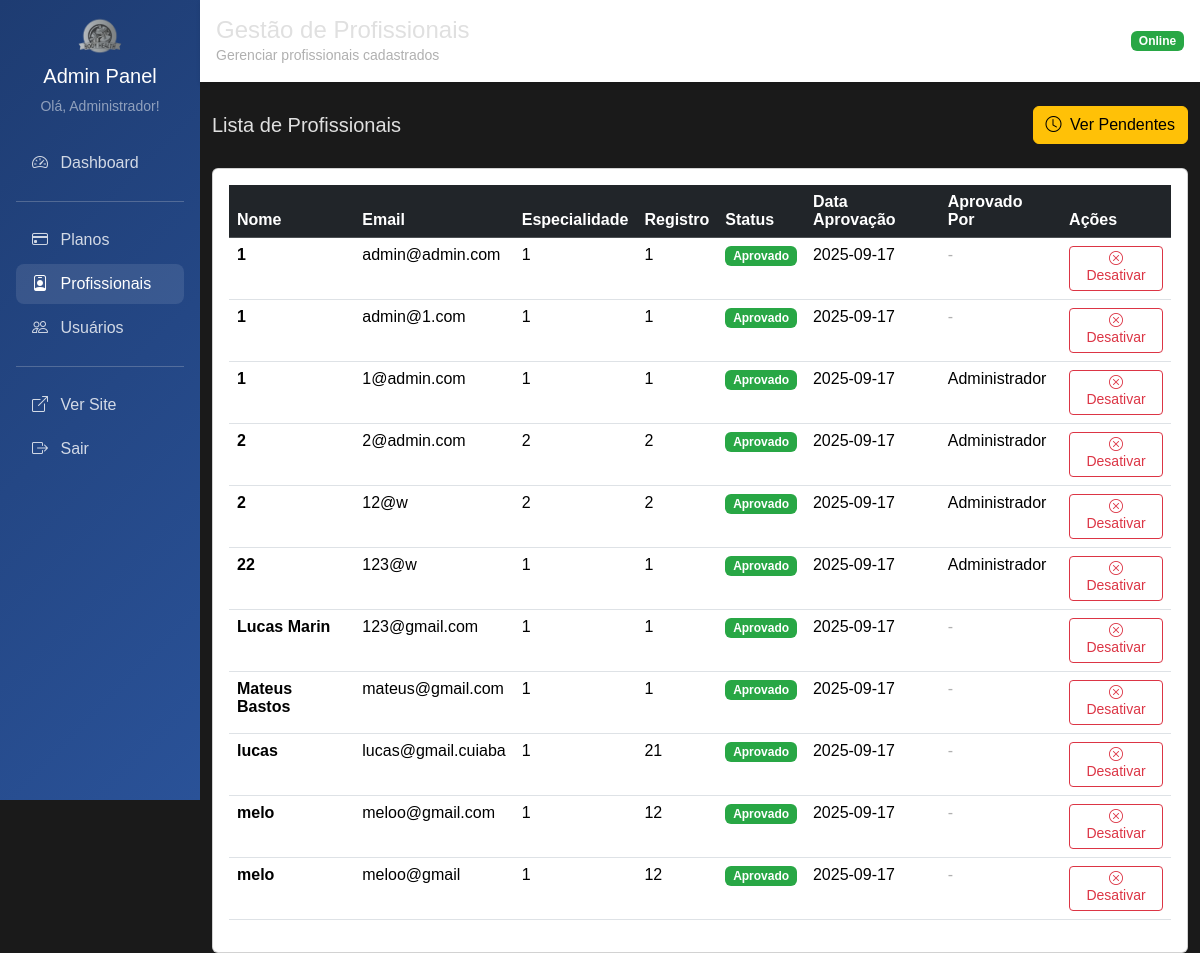
Screenshot of /admin/profissionais (signed in) with the database file from the repository.
### tables this page shows
CREATE TABLE usuario (
    id INTEGER PRIMARY KEY AUTOINCREMENT,
    nome TEXT NOT NULL,
    email TEXT UNIQUE NOT NULL,
    senha TEXT NOT NULL,
    perfil TEXT NOT NULL DEFAULT 'cliente',
    foto TEXT,
    token_redefinicao TEXT,
    data_token TIMESTAMP,
    data_cadastro TIMESTAMP DEFAULT CURRENT_TIMESTAMP
);

CREATE TABLE profissional (
    id INTEGER PRIMARY KEY,
    especialidade TEXT NOT NULL,
    registro_profissional TEXT,
    status TEXT DEFAULT 'pendente',
    data_solicitacao TIMESTAMP DEFAULT CURRENT_TIMESTAMP,
    data_aprovacao TIMESTAMP,
    aprovado_por INTEGER,
    FOREIGN KEY (id) REFERENCES usuario(id),
    FOREIGN KEY (aprovado_por) REFERENCES usuario(id)
);

### main.py (the view)
@app.get("/admin/profissionais")
@requer_autenticacao(['admin'])
async def admin_profissionais_listar(request: Request, usuario_logado: dict = Depends(obter_usuario_logado)):
    profissionais = profissional_repo.obter_todos_com_status()
    return templates.TemplateResponse("admin/profissionais/listar.html", {
        "request": request,
        "usuario": usuario_logado,
        "profissionais": profissionais
    })

### templates/admin/profissionais/listar.html (shortened to what this page needs)
{% extends "admin/base_admin.html" %}
{% block titulo %}Gestão de Profissionais{% endblock %}
{% block subtitulo %}Gerenciar profissionais cadastrados{% endblock %}
{% block content %}
    <div class="d-flex justify-content-between align-items-center mb-4">
        <h5 class="mb-0">Lista de Profissionais</h5>
        <a href="/admin/profissionais/pendentes" class="btn btn-warning">
            <i class="bi bi-clock me-1"></i> Ver Pendentes
        </a>
    </div>
    <div class="card">
        <div class="card-body">
            {% if profissionais %}
                <div class="table-responsive">
                    <table class="table table-hover">
                        <thead class="table-dark">
                            <tr>
                                <th>Nome</th>
                                <th>Email</th>
                                <th>Especialidade</th>
                                <th>Registro</th>
                                <th>Status</th>
                                <th>Data Aprovação</th>
                                <th>Aprovado Por</th>
                                <th>Ações</th>
                            </tr>
                        </thead>
                        <tbody>
                            {% for prof in profissionais %}
                            <tr>
                                <td><strong>{{ prof.nome }}</strong></td>
                                <td>{{ prof.email }}</td>
                                <td>{{ prof.especialidade }}</td>
                                <td>
                                    {% if prof.registro_profissional %}
                                        {{ prof.registro_profissional }}
                                    {% else %}
                                        <span class="text-muted">-</span>
                                    {% endif %}
                                </td>
                                <td>
                                    {% if prof.status == 'aprovado' %}
                                        <span class="badge bg-success">Aprovado</span>
                                    {% elif prof.status == 'pendente' %}
                                        <span class="badge bg-warning">Pendente</span>
                                    {% elif prof.status == 'rejeitado' %}
                                        <span class="badge bg-danger">Rejeitado</span>
                                    {% else %}
                                        <span class="badge bg-secondary">Inativo</span>
                                    {% endif %}
                                </td>
                                <td>
                                    {% if prof.data_aprovacao %}
                                        {{ prof.data_aprovacao[:10] }}
                                    {% else %}
                                        <span class="text-muted">-</span>
                                    {% endif %}
                                </td>
                                <td>
                                    {% if prof.aprovado_por_nome %}
                                        {{ prof.aprovado_por_nome }}
                                    {% else %}
                                        <span class="text-muted">-</span>
                                    {% endif %}
                                </td>
                                <td>
                                    {% if prof.status == 'aprovado' %}
                                        <button type="button" class="btn btn-outline-danger btn-sm"
                                                onclick="confirmarDesativacao({{ prof.id }}, '{{ prof.nome }}')">
                                            <i class="bi bi-x-circle"></i> Desativar
                                        </button>
                                    {% else %}
                                        <span class="text-muted">-</span>
                                    {% endif %}
                                </td>
                            </tr>
                            {% endfor %}
                        </tbody>
                    </table>
                </div>
            {% else %}
                <div class="text-center py-5">
                    <i class="bi bi-person-badge text-muted" style="font-size: 4rem;"></i>
                    <h5 class="mt-3 text-muted">Nenhum profissional encontrado</h5>
                    <p class="text-muted">Aguarde cadastros de profissionais.</p>
                </div>
            {% endif %}
        </div>
    </div>
{% endblock %}

### templates/admin/base_admin.html (shortened to what this page needs)
<html lang="pt-BR">
<head>
    <link href="https://cdn.jsdelivr.net/npm/bootstrap@5.3.3/dist/css/bootstrap.min.css" rel="stylesheet">
    <link href="https://cdn.jsdelivr.net/npm/bootstrap-icons@1.10.5/font/bootstrap-icons.css" rel="stylesheet">
    <link rel="stylesheet" href="/static/css/styles.css">
</head>
<body>
    <div class="container-fluid p-0">
        <div class="row g-0">
            <div class="col-md-3 col-lg-2">
                <div class="admin-sidebar p-3">
                    <div class="text-center mb-4">
                        <img src="/static/img/logo.png" height="40" alt="Body Health">
                        <h5 class="text-white mt-2">Admin Panel</h5>
                        <small class="text-white-50">Olá, {{ usuario.nome }}!</small>
                    </div>
                    <nav class="nav flex-column">
                        <a class="nav-link {% if request.url.path == '/admin' %}active{% endif %}" href="/admin">
                            <i class="bi bi-speedometer2 me-2"></i> Dashboard
                        </a>
                        <hr class="bg-white-50">
                        <a class="nav-link {% if '/admin/planos' in request.url.path %}active{% endif %}" href="/admin/planos">
                            <i class="bi bi-credit-card me-2"></i> Planos
                        </a>
                        <a class="nav-link {% if '/admin/profissionais' in request.url.path %}active{% endif %}" href="/admin/profissionais">
                            <i class="bi bi-person-badge me-2"></i> Profissionais
                        </a>
                        <a class="nav-link {% if '/admin/usuarios' in request.url.path %}active{% endif %}" href="/admin/usuarios">
                            <i class="bi bi-people me-2"></i> Usuários
                        </a>
                        <hr class="bg-white-50">
                        <a class="nav-link" href="/" target="_blank">
                            <i class="bi bi-box-arrow-up-right me-2"></i> Ver Site
                        </a>
                        <a class="nav-link" href="/logout">
                            <i class="bi bi-box-arrow-right me-2"></i> Sair
                        </a>
                    </nav>
                </div>
            </div>
            <div class="col-md-9 col-lg-10">
                <div class="admin-header p-3 mb-4">
                    <div class="d-flex justify-content-between align-items-center">
                        <div>
                            <h4 class="mb-0">{% block titulo %}Painel Administrativo{% endblock %}</h4>
                            <small class="text-muted">{% block subtitulo %}Body Health Admin{% endblock %}</small>
                        </div>
                        <div>
                            <span class="badge bg-success">Online</span>
                        </div>
                    </div>
                </div>
                <div class="container-fluid">
                    {% block content %}{% endblock %}
                </div>
            </div>
        </div>
    </div>
</body>
</html>

### static/css/styles.css (style rules this page uses)
:root { --dark-bg: #1a1a1a; --dark-card-bg: #2b2b2b; --dark-text-color: #e0e0e0; --dark-muted-text: #b0b0b0; --dark-border-color: #444444; --dark-shadow-color: rgba(0, 0, 0, 0.5); --highlight-yellow: #ffc107; --highlight-green: #28a745; --highlight-red: #dc3545; --light-banner-bg-start: #ffffff; --light-banner-bg-end: #eaeaea; --light-banner-text: #000000; }
body { background-color: var(--dark-bg); color: var(--dark-text-color); font-family: Arial, sans-serif; padding-top: 0px; }
.text-muted { color: var(--dark-muted-text) !important; }
.badge.bg-success { background-color: var(--highlight-green) !important; }

### templates/admin/base_admin.html (style rules this page uses)
.admin-sidebar { min-height: 100vh; background: linear-gradient(135deg, #1e3c72 0%, #2a5298 100%); }
.admin-sidebar .nav-link { color: rgba(255, 255, 255, 0.8); border-radius: 8px; margin: 2px 0; }
.admin-sidebar .nav-link:hover, .admin-sidebar .nav-link.active { color: white; background-color: rgba(255, 255, 255, 0.1); }
.admin-header { background: white; box-shadow: 0 2px 4px rgba(0,0,0,0.1); }

### rows the page displays
usuario: nome "Administrador"
profissional: nome "1", email "admin@admin.com", especialidade "1", registro_profissional "1", status "Aprovado", data_aprovacao "2025-09-17"
profissional: nome "1", email "admin@1.com", especialidade "1", registro_profissional "1", status "Aprovado", data_aprovacao "2025-09-17"
profissional: nome "1", email "1@admin.com", especialidade "1", registro_profissional "1", status "Aprovado", data_aprovacao "2025-09-17", aprovado_por_nome "Administrador"
profissional: nome "2", email "2@admin.com", especialidade "2", registro_profissional "2", status "Aprovado", data_aprovacao "2025-09-17", aprovado_por_nome "Administrador"
profissional: nome "2", email "12@w", especialidade "2", registro_profissional "2", status "Aprovado", data_aprovacao "2025-09-17", aprovado_por_nome "Administrador"
profissional: nome "22", email "123@w", especialidade "1", registro_profissional "1", status "Aprovado", data_aprovacao "2025-09-17", aprovado_por_nome "Administrador"
profissional: nome "Lucas Marin", email "123@gmail.com", especialidade "1", registro_profissional "1", status "Aprovado", data_aprovacao "2025-09-17"
profissional: nome "Mateus Bastos", email "mateus@gmail.com", especialidade "1", registro_profissional "1", status "Aprovado", data_aprovacao "2025-09-17"
profissional: nome "lucas", email "lucas@gmail.cuiaba", especialidade "1", registro_profissional "21", status "Aprovado", data_aprovacao "2025-09-17"
profissional: nome "melo", email "meloo@gmail.com", especialidade "1", registro_profissional "12", status "Aprovado", data_aprovacao "2025-09-17"
profissional: nome "melo", email "meloo@gmail", especialidade "1", registro_profissional "12", status "Aprovado", data_aprovacao "2025-09-17"
